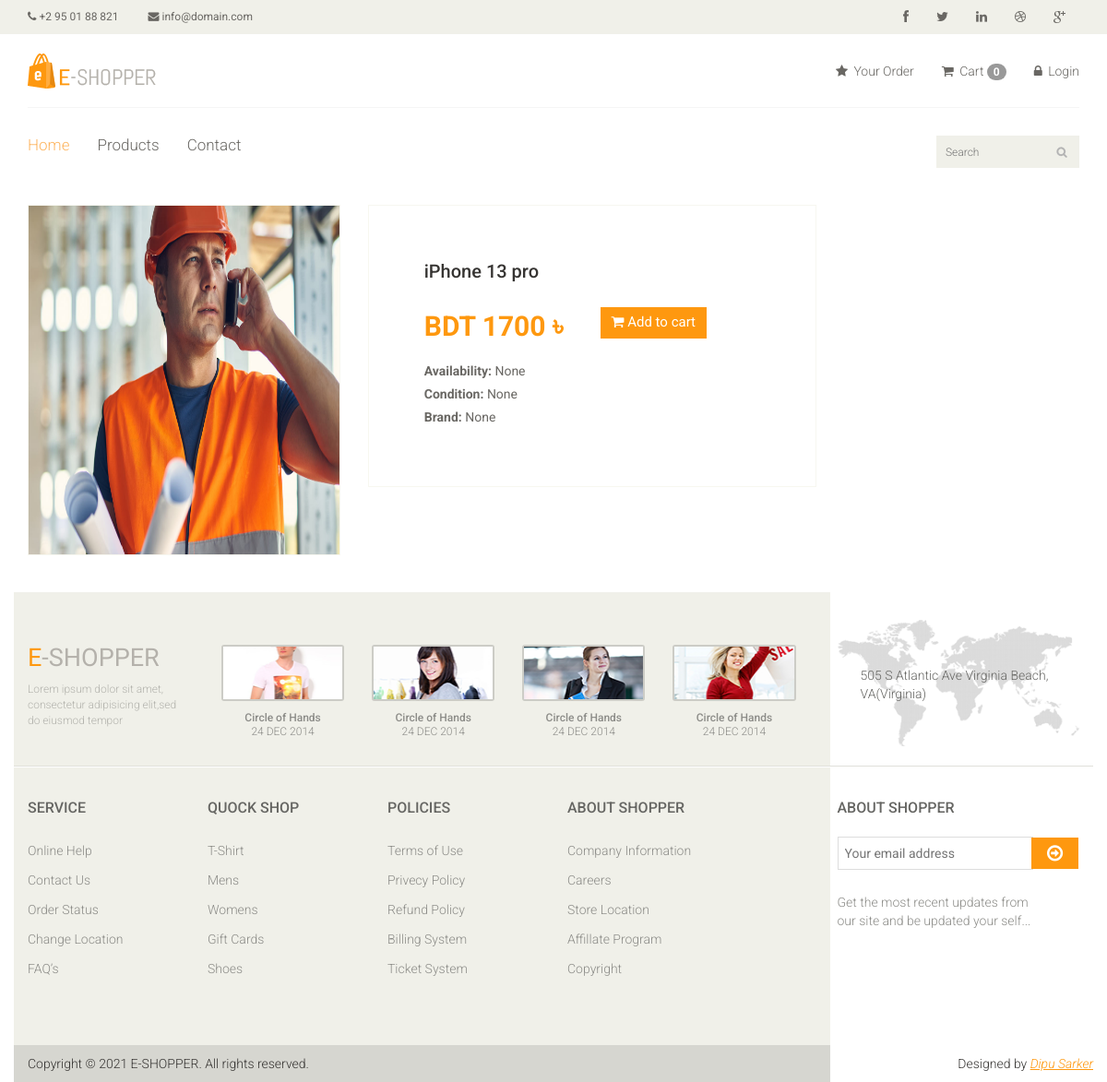
/product/1/, run on the app's committed database.
### app/models.py (models this page shows, shortened)
class Product(models.Model):
    Availability = (
        ('In Stock', 'In Stock'),
        ('Out Of Stock', 'Out Of Stock')
    )
    Condition = (
        ('New Version', 'New Version'),
        ('Old Version', 'Old Version'),
        ('Latest Version', 'Latest Version')
    )
    category = models.ForeignKey(Category, on_delete=models.CASCADE, default='', null=False)
    sub_category = models.ForeignKey(Sub_Category, on_delete=models.CASCADE, default='', null=False)
    brand = models.ForeignKey(Brand, on_delete=models.CASCADE, null=True)
    availability = models.CharField(max_length=100, choices=Availability, null=True)
    condition = models.CharField(max_length=100, choices=Condition, null=True)
    image = models.ImageField(upload_to='ecommerce/pimg')
    name = models.CharField(max_length=100)
    price = models.IntegerField()
    date = models.DateTimeField(auto_now_add=True, auto_now=False)

### app/views.py (the view)
# urls.py: path('product/<str:id>/', views.Product_Detail, name='product_detail'),
def Product_Detail(request, id):
    product = Product.objects.filter(id=id).first()
    context = {'product': product}
    return render(request, 'product_detail.html', context)

### templates/product_detail.html
{% extends 'master.html' %}
{% block content %}
<div class="col-sm-9 padding-right">
    <div class="product-details">
        <div class="col-sm-5">
            <div class="view-product">
                <img src="{{product.image.url}}" alt="" />
            </div>
        </div>
        <div class="col-sm-7">
            <div class="product-information">
                <h2>{{product.name}}</h2>
                <span>
                    <span>BDT {{product.price}}&nbsp;৳</span>
                    <a href="{% url 'cart_add' product.id %}" type="button" class="btn btn-fefault cart">
                        <i class="fa fa-shopping-cart"></i>
                        Add to cart
                    </a>
                </span>
                <p><b>Availability:</b> {{product.availability}}</p>
                <p><b>Condition:</b> {{product.condition}}</p>
                <p><b>Brand:</b> {{product.brand}}</p>
            </div>
        </div>
    </div>
{% endblock content %}

### static/css/main.css (style rules this page uses)
body { font-family: 'Roboto', sans-serif; background:; position: relative; font-weight:400px; }
a { -webkit-transition: 300ms; -moz-transition: 300ms; -o-transition: 300ms; transition: 300ms; }
h1, h2, h3, h4, h5, h6 { font-family: 'Roboto', sans-serif; }
.padding-right { padding-right: 0; }
.product-details { overflow:hidden; }
.product-details { margin-bottom: 40px; overflow: hidden; margin-top: 10px; }
.view-product { position: relative; }
.view-product img { border: 1px solid #F7F7F0; height: 380px; width: 100%; }
.product-information { border: 1px solid #F7F7F0; overflow: hidden; padding-bottom: 60px; padding-left: 60px; padding-top: 60px; position: relative; }
.product-information h2 { color: #363432; font-family: 'Roboto', sans-serif; font-size: 20px; margin-top: 0; }
.product-information p { color: #696763; font-family: 'Roboto', sans-serif; margin-bottom: 5px; }
.product-information span { display: inline-block; margin-bottom: 8px; margin-top: 18px; }
.product-information span span { color: #FE980F; float: left; font-family: 'Roboto', sans-serif; font-size: 30px; font-weight: 700; margin-right: 20px; margin-top: 0px; }
.cart { background: #FE980F; border: 0 none; border-radius: 0; color: #FFFFFF; font-family: 'Roboto', sans-serif; font-size: 15px; margin-bottom: 10px; margin-left: 20px; }

### data on the page
Product: image (picture), name "iPhone 13 pro", price "1700", availability "None", condition "None", brand "None"

### other printed values
{{ request.session.cart|length }} "0"
